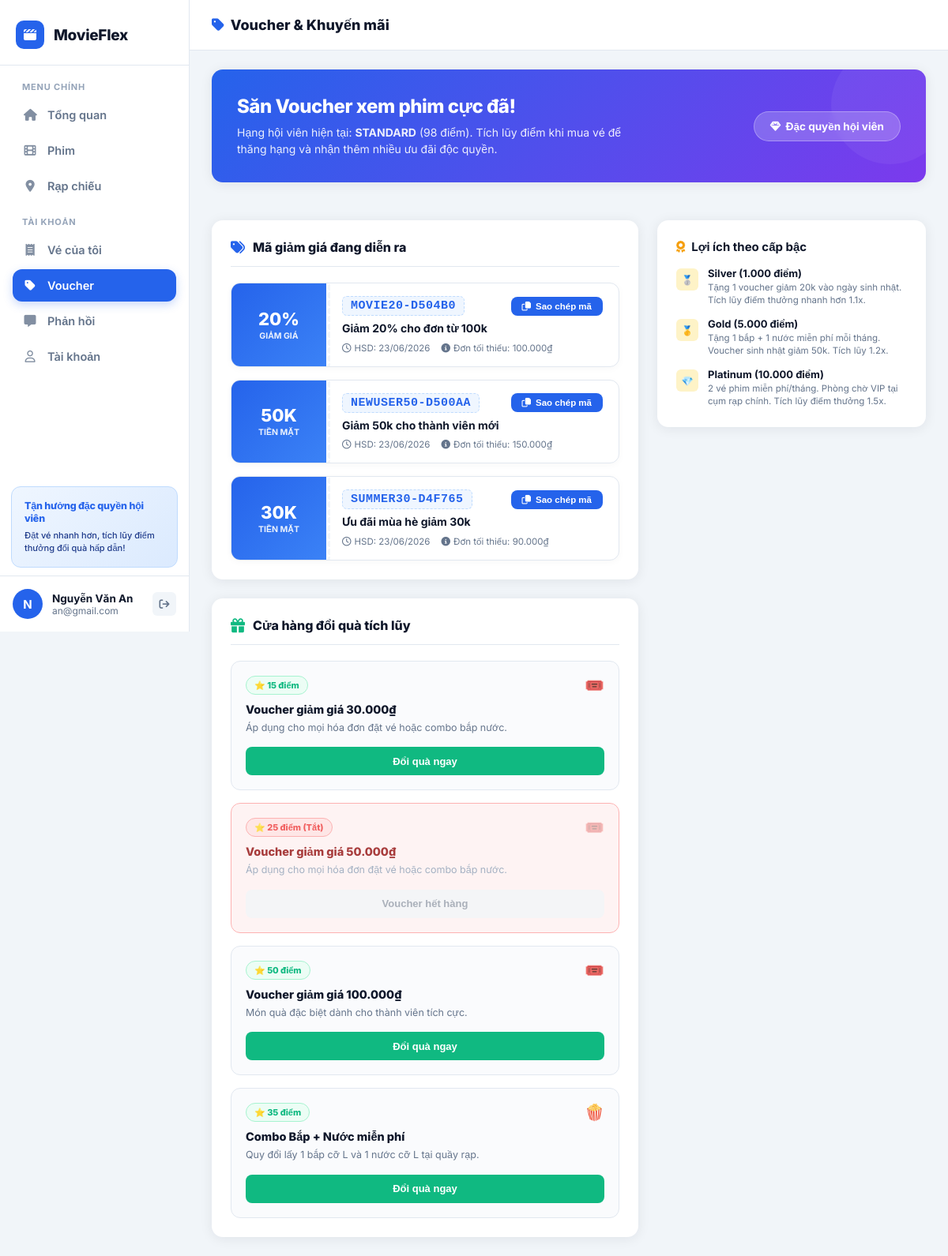
Page /fe/pages/vouchers.php (signed in) on the committed database.
### tables this page shows
CREATE TABLE `users` (
  `id` int(10) UNSIGNED NOT NULL,
  `full_name` varchar(150) NOT NULL,
  `email` varchar(150) NOT NULL,
  `phone` varchar(20) DEFAULT NULL,
  `password_hash` varchar(255) NOT NULL,
  `avatar_url` varchar(500) DEFAULT NULL,
  `role` enum('user','admin','staff','admin_monitor') NOT NULL DEFAULT 'user',
  `status` enum('active','locked','pending') NOT NULL DEFAULT 'active',
  `loyalty_points` int(10) UNSIGNED DEFAULT 0,
  `member_tier` enum('STANDARD','SILVER','GOLD','PLATINUM') DEFAULT 'STANDARD',
  `created_at` timestamp NOT NULL DEFAULT current_timestamp(),
  `last_login` datetime DEFAULT NULL
);

CREATE TABLE `vouchers` (
  `id` int(10) UNSIGNED NOT NULL,
  `code` varchar(30) NOT NULL,
  `description` varchar(255) DEFAULT NULL,
  `discount_pct` tinyint(4) DEFAULT 0 COMMENT 'Giảm theo %',
  `discount_amt` decimal(10,0) DEFAULT 0 COMMENT 'Giảm số tiền cố định',
  `min_order` decimal(10,0) DEFAULT 0,
  `max_uses` int(11) DEFAULT 100,
  `used_count` int(11) DEFAULT 0,
  `expire_date` date DEFAULT NULL,
  `is_active` tinyint(1) DEFAULT 1,
  `user_id` int(10) UNSIGNED DEFAULT NULL
);

### fe/pages/vouchers.php (the view, shortened to what this page needs)
<?php
require_once __DIR__ . '/../../be/config/db.php';
$uid = $_SESSION['user_id'];
try {
    $pdo->query("SELECT user_id FROM vouchers LIMIT 1");
} catch (Exception $e) {
    $pdo->query("ALTER TABLE vouchers ADD COLUMN user_id INT UNSIGNED DEFAULT NULL");
}
$user = $pdo->prepare("SELECT member_tier, loyalty_points FROM users WHERE id = ? LIMIT 1");
$user->execute([$uid]);
$user = $user->fetch();
$user_points = (int)($user['loyalty_points'] ?? 0);
$templates = $pdo->query("
    SELECT code, is_active FROM vouchers
    WHERE code IN ('REDM30K', 'REDM50K', 'REDM100K', 'GIFTPOP', 'SUMMER30', 'NEWUSER50', 'MOVIE20')
      AND user_id IS NULL
")->fetchAll(PDO::FETCH_KEY_PAIR);
$rewards = [
    [
        'id' => 'r1',
        'name' => 'Voucher giảm giá 30.000₫',
        'desc' => 'Áp dụng cho mọi hóa đơn đặt vé hoặc combo bắp nước.',
        'points' => 15,
        'type' => 'discount',
        'value' => 30000,
        'code_prefix' => 'REDM30K',
        'is_active' => (int)($templates['REDM30K'] ?? 1)
    ],
    [
        'id' => 'r2',
        'name' => 'Voucher giảm giá 50.000₫',
        'desc' => 'Áp dụng cho mọi hóa đơn đặt vé hoặc combo bắp nước.',
        'points' => 25,
        'type' => 'discount',
        'value' => 50000,
        'code_prefix' => 'REDM50K',
        'is_active' => (int)($templates['REDM50K'] ?? 1)
    ],
    [
        'id' => 'r3',
        'name' => 'Voucher giảm giá 100.000₫',
        'desc' => 'Món quà đặc biệt dành cho thành viên tích cực.',
        'points' => 50,
        'type' => 'discount',
        'value' => 100000,
        'code_prefix' => 'REDM100K',
        'is_active' => (int)($templates['REDM100K'] ?? 1)
    ],
    [
        'id' => 'r4',
        'name' => 'Combo Bắp + Nước miễn phí',
        'desc' => 'Quy đổi lấy 1 bắp cỡ L và 1 nước cỡ L tại quầy rạp.',
        'points' => 35,
        'type' => 'gift',
        'value' => 'Bắp L + Pepsi L',
        'code_prefix' => 'GIFTPOP',
        'is_active' => (int)($templates['GIFTPOP'] ?? 1)
    ]
];
$vouchers = $pdo->prepare("
  SELECT v.*
  FROM vouchers v
  WHERE v.is_active=1
    AND (v.expire_date IS NULL OR v.expire_date >= CURDATE())
    AND v.user_id = ?
    AND v.used_count < v.max_uses
  ORDER BY v.id DESC
");
$vouchers->execute([$uid]);
$vouchers = $vouchers->fetchAll();
?>
<!DOCTYPE html>
<html lang="vi">
<head>
<link rel="stylesheet" href="https://cdnjs.cloudflare.com/ajax/libs/font-awesome/6.4.0/css/all.min.css">
</head>
<body>
<?php include __DIR__ . '/../components/sidebar.php'; ?>
<div class="main">
  <div class="topbar">
    <h1><i class="fa-solid fa-tag" style="color:var(--blue);margin-right:8px"></i>Voucher & Khuyến mãi</h1>
  </div>
  <div class="content">
    <div class="banner-hero">
      <div class="banner-content">
        <h2>Săn Voucher xem phim cực đã!</h2>
        <p>Hạng hội viên hiện tại: <b><?= htmlspecialchars($user['member_tier'] ?? 'STANDARD') ?></b> (<?= number_format($user['loyalty_points'] ?? 0) ?> điểm). Tích lũy điểm khi mua vé để thăng hạng và nhận thêm nhiều ưu đãi độc quyền.</p>
      </div>
      <div class="banner-badge">
        <i class="fa-solid fa-gem" style="margin-right:6px"></i>Đặc quyền hội viên
      </div>
    </div>
    <div>
      <div style="background:var(--card);border-radius:var(--r);box-shadow:var(--sh);padding:24px;margin-bottom:24px">
        <div style="display:flex;align-items:center;gap:10px;margin-bottom:20px;border-bottom:1px solid var(--border);padding-bottom:14px">
          <i class="fa-solid fa-tags" style="color:var(--blue);font-size:18px"></i>
          <h2 style="font-size:16px;font-weight:800">Mã giảm giá đang diễn ra</h2>
        </div>
        <?php if(empty($vouchers)): ?>
          <div style="text-align:center;padding:60px 20px;color:var(--muted)">
            <i class="fa-solid fa-ticket-simple" style="font-size:48px;opacity:.2;display:block;margin-bottom:12px"></i>
            <h3 style="font-size:15px;font-weight:700">Chưa có voucher khả dụng</h3>
            <p style="font-size:12.5px;margin-top:4px">Vui lòng quay lại sau để đón nhận các ưu đãi mới từ MovieFlex.</p>
          </div>
        <?php else: ?>
          <div class="vouchers-grid">
            <?php foreach($vouchers as $v):
              $valText = $v['discount_pct'] > 0 ? $v['discount_pct'] . '%' : number_format($v['discount_amt']/1000) . 'K';
              $typeText = $v['discount_pct'] > 0 ? 'GIẢM GIÁ' : 'TIỀN MẶT';
            ?>
              <div class="voucher-card">
                <div class="voucher-left">
                  <span class="v-val"><?= $valText ?></span>
                  <span class="v-type"><?= $typeText ?></span>
                </div>
                <div class="voucher-right">
                  <div class="v-code-row">
                    <span class="v-code"><?= htmlspecialchars($v['code']) ?></span>
                    <button class="v-copy-btn" onclick="copyVoucherCode(this, '<?= htmlspecialchars($v['code']) ?>')">
                      <i class="fa-regular fa-copy"></i> Sao chép mã
                    </button>
                  </div>
                  <div class="v-desc"><?= htmlspecialchars($v['description']) ?></div>
                  <div class="v-meta">
                    <span><i class="fa-regular fa-clock" style="margin-right:4px"></i>HSD: <?= $v['expire_date'] ? date('d/m/Y', strtotime($v['expire_date'])) : 'Vô thời hạn' ?></span>
                    <span><i class="fa-solid fa-circle-info" style="margin-right:4px"></i>Đơn tối thiểu: <?= number_format($v['min_order'],0,',','.') ?>₫</span>
                  </div>
                </div>
              </div>
            <?php endforeach; ?>
          </div>
        <?php endif; ?>
      </div>
      <div style="background:var(--card);border-radius:var(--r);box-shadow:var(--sh);padding:24px;">
        <div style="display:flex;align-items:center;gap:10px;margin-bottom:20px;border-bottom:1px solid var(--border);padding-bottom:14px">
          <i class="fa-solid fa-gift" style="color:#10B981;font-size:18px"></i>
          <h2 style="font-size:16px;font-weight:800">Cửa hàng đổi quà tích lũy</h2>
        </div>
        <div style="display: grid; grid-template-columns: repeat(auto-fill, minmax(240px, 1fr)); gap: 16px;">
          <?php foreach($rewards as $r):
            $canRedeem = ($user_points >= $r['points']);
            $ptsBadge = '⭐ ' . $r['points'] . ' điểm';
            $isActive = (bool)($r['is_active']);
          ?>
            <div style="border: 1.5px solid <?= $isActive ? 'var(--border)' : '#FCA5A5' ?>; border-radius: 12px; padding: 18px; display: flex; flex-direction: column; justify-content: space-between; position: relative; background: <?= $isActive ? '#FAFBFD' : '#FEF2F2' ?>; transition: all 0.2s; opacity: <?= $isActive ? '1' : '0.85' ?>;"
                 <?= $isActive ? 'onmouseover="this.style.borderColor=\'#10B981\'; this.style.transform=\'translateY(-2px)\'" onmouseout="this.style.borderColor=\'var(--border)\'; this.style.transform=\'none\'"' : '' ?>>
              <div>
                <div style="display:flex; justify-content:space-between; align-items:flex-start; margin-bottom:10px;">
                  <?php if($isActive): ?>
                    <span style="font-size: 11px; font-weight: 800; background: #ECFDF5; color: #10B981; padding: 4px 10px; border-radius: 20px; border: 1px solid #A7F3D0;"><?= $ptsBadge ?></span>
                  <?php else: ?>
                    <span style="font-size: 11px; font-weight: 800; background: #FEE2E2; color: #EF4444; padding: 4px 10px; border-radius: 20px; border: 1px solid #FCA5A5;"><?= $ptsBadge ?> (Tắt)</span>
                  <?php endif; ?>
                  <span style="font-size: 20px; opacity: <?= $isActive ? '1' : '0.5' ?>;"><?= $r['type']==='discount'?'🎟️':'🍿' ?></span>
                </div>
                <h3 style="font-size: 14.5px; font-weight: 800; color: <?= $isActive ? 'var(--text)' : '#991B1B' ?>; margin-bottom: 6px;"><?= htmlspecialchars($r['name']) ?></h3>
                <p style="font-size: 12.5px; color: <?= $isActive ? 'var(--muted)' : '#94A3B8' ?>; line-height: 1.4; margin-bottom: 16px;"><?= htmlspecialchars($r['desc']) ?></p>
              </div>
              <?php if(!$isActive): ?>
                <button disabled style="width: 100%; border: none; background: #F3F4F6; color: #9CA3AF; font-size: 13px; font-weight: 700; height: 36px; border-radius: 8px; cursor: not-allowed;">Voucher hết hàng</button>
              <?php elseif($canRedeem): ?>
                <button onclick="confirmRedeem('<?= $r['id'] ?>', '<?= htmlspecialchars($r['name']) ?>', <?= $r['points'] ?>)" style="width: 100%; border: none; background: #10B981; color: #fff; font-size: 13px; font-weight: 700; height: 36px; border-radius: 8px; cursor: pointer; transition: background 0.2s;" onmouseover="this.style.background='#059669'" onmouseout="this.style.background='#10B981'">Đổi quà ngay</button>
              <?php else: ?>
                <button disabled style="width: 100%; border: none; background: #E2E8F0; color: #94A3B8; font-size: 13px; font-weight: 700; height: 36px; border-radius: 8px; cursor: not-allowed;">Chưa đủ điểm</button>
              <?php endif; ?>
            </div>
          <?php endforeach; ?>
        </div>
      </div>
    </div>
    <div>
      <div class="privilege-card">
        <div class="privilege-head">
          <i class="fa-solid fa-award"></i>
          <span>Lợi ích theo cấp bậc</span>
        </div>
        <div class="privilege-list">
          <div class="privilege-item">
            <div class="privilege-icon">🥈</div>
            <div class="privilege-info">
              <h4>Silver (1.000 điểm)</h4>
              <p>Tặng 1 voucher giảm 20k vào ngày sinh nhật. Tích lũy điểm thưởng nhanh hơn 1.1x.</p>
            </div>
          </div>
          <div class="privilege-item">
            <div class="privilege-icon">🥇</div>
            <div class="privilege-info">
              <h4>Gold (5.000 điểm)</h4>
              <p>Tặng 1 bắp + 1 nước miễn phí mỗi tháng. Voucher sinh nhật giảm 50k. Tích lũy 1.2x.</p>
            </div>
          </div>
          <div class="privilege-item">
            <div class="privilege-icon">💎</div>
            <div class="privilege-info">
              <h4>Platinum (10.000 điểm)</h4>
              <p>2 vé phim miễn phí/tháng. Phòng chờ VIP tại cụm rạp chính. Tích lũy điểm thưởng 1.5x.</p>
            </div>
          </div>
        </div>
      </div>
    </div>
  </div>
</div>
</body>
</html>

### fe/pages/vouchers.php (style rules this page uses)
*,*::before,*::after { margin:0;padding:0;box-sizing:border-box }
:root { --blue:#2563EB; --bg:#F1F5F9; --card:#fff; --text:#0F172A; --muted:#64748B; --light:#94A3B8; --border:#E2E8F0; --r:14px; --sh:0 2px 16px rgba(15,23,42,.08); --sbw:240px; }
body { font-family:'Inter',sans-serif;background:var(--bg);color:var(--text);display:flex;min-height:100vh }
.main { margin-left:var(--sbw);flex:1;display:flex;flex-direction:column;min-height:100vh;transition:all .3s }
.topbar { background:var(--card);border-bottom:1px solid var(--border);padding:0 28px;height:64px;display:flex;align-items:center;gap:16px;position:sticky;top:0;z-index:50 }
.topbar h1 { font-size:18px;font-weight:800 }
.content { padding:24px 28px;flex:1;display:grid;grid-template-columns:1fr 340px;gap:24px;max-width:1400px;margin:0 auto;width:100% }
.banner-hero { background:linear-gradient(135deg, #2563EB, #7C3AED);color:#fff;border-radius:var(--r);padding:32px;margin-bottom:24px;box-shadow:var(--sh);grid-column:1 / -1;display:flex;justify-content:space-between;align-items:center;gap:24px;position:relative;overflow:hidden }
.banner-hero::before { content:'';position:absolute;width:150px;height:150px;background:rgba(255,255,255,.05);border-radius:50%;top:-30px;right:-30px }
.banner-content h2 { font-size:24px;font-weight:800;margin-bottom:8px;letter-spacing:-0.5px }
.banner-content p { font-size:14px;opacity:0.9;max-width:500px;line-height:1.5 }
.banner-badge { background:rgba(255,255,255,.2);padding:10px 20px;border-radius:24px;font-size:13.5px;font-weight:700;backdrop-filter:blur(4px);border:1px solid rgba(255,255,255,.3) }
.vouchers-grid { display: grid; grid-template-columns: 1fr; gap: 16px; }
.voucher-card { display: flex; background: var(--card); border-radius: 12px; border: 1.5px solid var(--border); overflow: hidden; position: relative; box-shadow: 0 2px 10px rgba(15,23,42,.03); }
.voucher-left { background: linear-gradient(135deg, var(--blue), #3B82F6); color: #fff; width: 120px; display: flex; flex-direction: column; align-items: center; justify-content: center; padding: 14px; text-align: center; position: relative; flex-shrink: 0; }
.voucher-left::after { content: ''; position: absolute; right: -5px; top: 0; bottom: 0; width: 10px; background-image: radial-gradient(circle at 10px 5px, var(--bg) 4px, transparent 4px); background-size: 10px 10px; background-position: right top; }
.v-val { font-size: 22px; font-weight: 800; }
.v-type { font-size: 10.5px; opacity: .9; margin-top: 2px; font-weight: 700; text-transform: uppercase; }
.voucher-right { flex: 1; padding: 16px 20px; display: flex; flex-direction: column; justify-content: space-between; }
.v-code-row { display: flex; justify-content: space-between; align-items: center; margin-bottom: 6px; }
.v-code { font-family: monospace; font-size: 15px; font-weight: 700; color: var(--blue); background: #EFF6FF; padding: 3px 10px; border-radius: 6px; border: 1.5px dashed #BFDBFE; width: fit-content; letter-spacing: 0.5px; }
.v-desc { font-size: 14px; font-weight: 700; color: var(--text); line-height: 1.4; margin-bottom: 8px; }
.v-meta { font-size: 11.5px; color: var(--muted); display: flex; align-items: center; gap: 14px; }
.v-copy-btn { border: none; background: var(--blue); color: #fff; font-size: 11.5px; font-weight: 700; padding: 6px 14px; border-radius: 8px; cursor: pointer; transition: all 0.2s; display: flex; align-items: center; gap: 6px; }
.privilege-card { background:var(--card);border-radius:var(--r);box-shadow:var(--sh);padding:24px;position:sticky;top:88px }
.privilege-head { font-size:15px;font-weight:700;margin-bottom:16px;display:flex;align-items:center;gap:8px }
.privilege-head i { color:#F59E0B }
.privilege-list { display:flex;flex-direction:column;gap:14px }
.privilege-item { display:flex;gap:12px;align-items:flex-start }
.privilege-icon { width:28px;height:28px;border-radius:6px;background:#FEF3C7;color:#D97706;display:flex;align-items:center;justify-content:center;font-size:12px;flex-shrink:0;margin-top:2px }
.privilege-info h4 { font-size:13px;font-weight:700;margin-bottom:2px }
.privilege-info p { font-size:11.5px;color:var(--muted);line-height:1.4 }

### rows in the picture
users: member_tier "STANDARD", loyalty_points "98"
vouchers: discount_pct "20%", discount_pct "GIẢM GIÁ", code "MOVIE20-D504B0", description "Giảm 20% cho đơn từ 100k", expire_date "23/06/2026", min_order "100.000"
vouchers: valText "50K", discount_pct "TIỀN MẶT", code "NEWUSER50-D500AA", description "Giảm 50k cho thành viên mới", expire_date "23/06/2026", min_order "150.000"
vouchers: valText "30K", discount_pct "TIỀN MẶT", code "SUMMER30-D4F765", description "Ưu đãi mùa hè giảm 30k", expire_date "23/06/2026", min_order "90.000"

### other values in the picture
$_userInitial "N"
$_userName "Nguyễn Văn An"
$_userEmail "an@gmail.com"
$ptsBadge "⭐ 15 điểm"
$r['name'] "Voucher giảm giá 30.000₫"
$r['desc'] "Áp dụng cho mọi hóa đơn đặt vé hoặc combo bắp nước."
$ptsBadge "⭐ 25 điểm"
$r['name'] "Voucher giảm giá 50.000₫"
$ptsBadge "⭐ 50 điểm"
$r['name'] "Voucher giảm giá 100.000₫"
$r['desc'] "Món quà đặc biệt dành cho thành viên tích cực."
$ptsBadge "⭐ 35 điểm"
$r['name'] "Combo Bắp + Nước miễn phí"
$r['desc'] "Quy đổi lấy 1 bắp cỡ L và 1 nước cỡ L tại quầy rạp."
